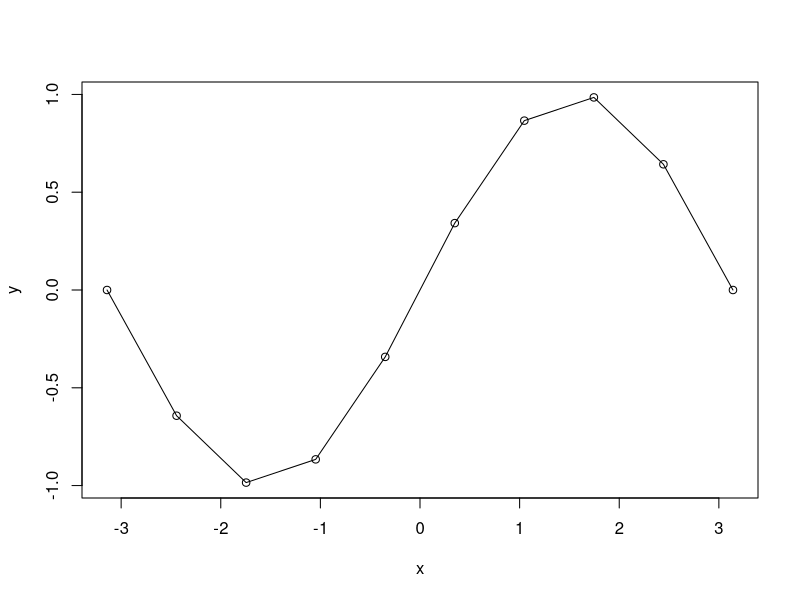
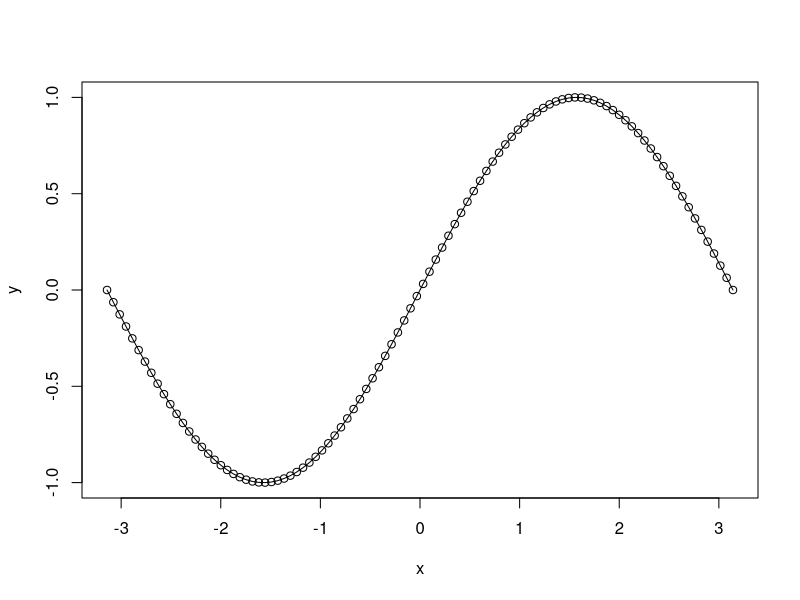
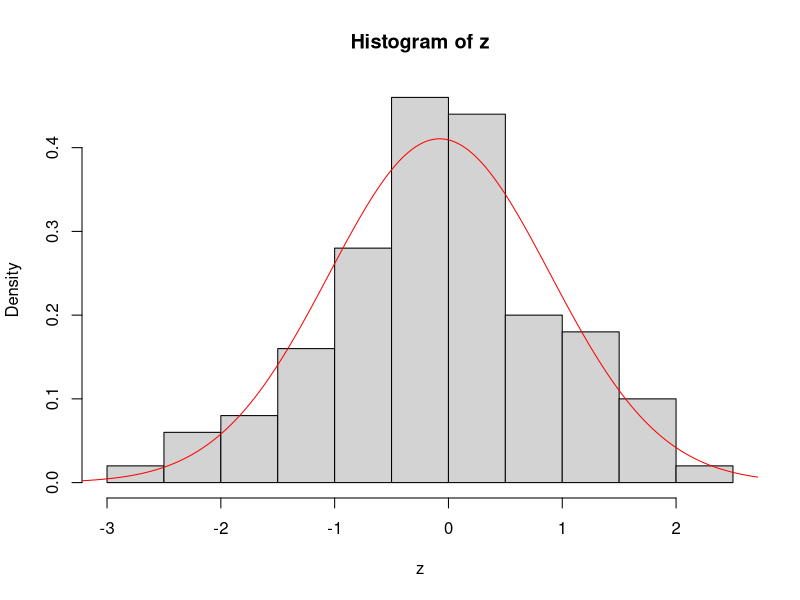

Here is the R script that generated these plots, in order:
## ---- chunk 1
a <- "My name"
a
## ---- chunk 2
1 == 1

1 == 2 

1 & 2 == 1

1 | 2 == 1
## ---- chunk 3
mynumbers <- c(3,5,6,7,9)
mynumbers
mynumbers <- c(1:10)
mynumbers
## ---- chunk 4
a <- seq(0.5,2.5, length=100)
a
b <- seq(1,10,1)
b
mynumbers <- 1:12
m <-matrix(mynumbers, nrow=4)
m
## ---- chunk 5
A <- c(1, 2, 6, 8, 10)
B <- c(55, 56, 60, 20, 18)
C <- data.frame(A, B)
C[3, 2]
C$A
## ---- chunk 6
x<-seq(-pi,pi,length=10)
y<-sin(x)
plot(x,y)
lines(x,y)
## ---- chunk 7
x<-seq(-pi,pi,length=100)
y<-sin(x)
plot(x,y)
lines(x,y)
## ---- chunk 8
z<-rnorm(100)
hist(z, prob=TRUE)
mu<-mean(z)
sig<-sd(z)
x<-seq(-4,4,length=500)
y<-dnorm(x,mu,sig)
lines(x,y, col='red')
## ---- chunk 9
da <- read.csv('./Data/bac.csv')
head(da)
str(da)
## ---- chunk 10
da$Date <- as.Date(da$Date, format = "%d/%m/%Y")
str(da)
